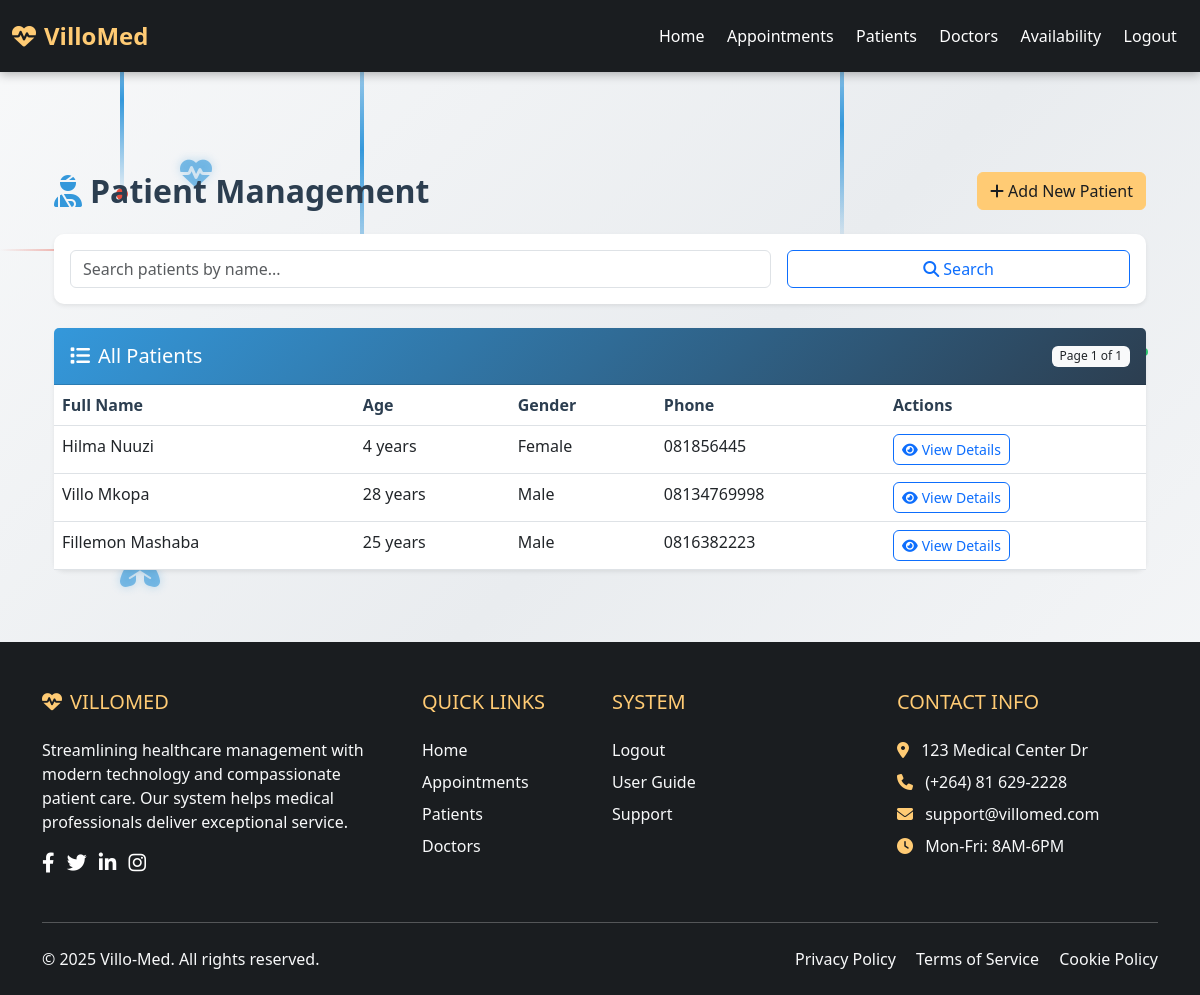
Page /patients (signed in) on the committed database.
### models.py (models this page shows)
class Patient(db.Model):
    __tablename__ = 'patient'
    id = db.Column(db.Integer, primary_key=True)
    first_name = db.Column(db.String(50), nullable=False)
    surname = db.Column(db.String(50), nullable=False)
    date_of_birth = db.Column(db.Date, nullable=False)  # Store date of birth
    gender = db.Column(db.String(10))
    phone = db.Column(db.String(15))
    date_created = db.Column(db.DateTime, default=datetime.utcnow)  # New field for creation date
    appointments = db.relationship('Appointment', back_populates='patient')
    @property
    def age(self):
        today = date.today()
        born = self.date_of_birth
        return today.year - born.year - ((today.month, today.day) < (born.month, born.day))

### app.py (the view)
@app.route('/patients')
@login_required
def patients():
    search_query = request.args.get('search', '')
    page = request.args.get('page', 1, type=int)
    per_page = 10  # Show 10 patients per page
    if search_query:
        query = Patient.query.filter(
            (Patient.first_name.ilike(f'%{search_query}%')) |
            (Patient.surname.ilike(f'%{search_query}%'))
        )
    else:
        query = Patient.query
    patients = query.order_by(Patient.date_created.desc()).paginate(
        page=page, per_page=per_page, error_out=False
    )
    total_pages = ceil(query.count() / per_page)
    date_today = date.today().strftime('%Y-%m-%d')
    return render_template('patients.html',
                         patients=patients.items,
                         search_query=search_query,
                         date_today=date_today,
                         page=page,
                         total_pages=total_pages)

### app.py (called while the page is built)
@login_manager.user_loader
def load_user(user_id):
    return User.query.get(int(user_id))

### templates/patients.html (shortened to what this page needs)
{% extends "base.html" %}
{% block content %}
<div class="container my-4">
    <div class="d-flex justify-content-between align-items-center mb-4">
        <h2 class="mb-0" style="color: #2c3e50; font-weight: 600;">
            <i class="fas fa-user-injured me-2" style="color: #3498db;"></i>Patient Management
        </h2>
        <button class="btn btn-primary" data-bs-toggle="modal" data-bs-target="#addPatientModal">
            <i class="fas fa-plus me-1"></i>Add New Patient
        </button>
    </div>
    <div class="card mb-4 shadow-sm">
        <div class="card-body">
            <form method="GET" action="{{ url_for('patients') }}" class="row g-3">
                <div class="col-md-8">
                    <input type="text" class="form-control" name="search" placeholder="Search patients by name..." value="{{ search_query }}">
                </div>
                <div class="col-md-4">
                    <button type="submit" class="btn btn-outline-primary w-100">
                        <i class="fas fa-search me-1"></i>Search
                    </button>
                </div>
            </form>
        </div>
    </div>
    <div class="card shadow-sm">
        <div class="card-header py-3 d-flex justify-content-between align-items-center" style="background: linear-gradient(135deg, #3498db, #2c3e50); color: white;">
            <h5 class="mb-0"><i class="fas fa-list me-2"></i>All Patients</h5>
            <span class="badge bg-light text-dark">Page {{ page }} of {{ total_pages }}</span>
        </div>
        <div class="card-body p-0">
            <div class="table-responsive">
                <table class="table table-hover mb-0">
                    <thead style="background-color: #ecf0f1;">
                        <tr>
                            <th>Full Name</th>
                            <th>Age</th>
                            <th>Gender</th>
                            <th>Phone</th>
                            <th>Actions</th>
                        </tr>
                    </thead>
                    <tbody>
                        {% for p in patients %}
                        <tr>
                            <td>{{ p.first_name }} {{ p.surname }}</td>
                            <td>{{ p.age }} years</td>
                            <td>{{ p.gender }}</td>
                            <td>{{ p.phone if p.phone else 'N/A' }}</td>
                            <td>
                                <button type="button" class="btn btn-sm btn-outline-primary" data-bs-toggle="modal" data-bs-target="#viewPatientModal{{ p.id }}">
                                    <i class="fas fa-eye me-1"></i>View Details
                                </button>
                            </td>
                        </tr>
                        {% else %}
                        <tr>
                            <td colspan="5" class="text-center py-4">No patients found.</td>
                        </tr>
                        {% endfor %}
                    </tbody>
                </table>
            </div>
        </div>
    </div>
</div>
{% endblock %}

### static/style.css (style rules this page uses)
body { position: relative; z-index: 1; }
body { padding-top: 76px; display: flex; flex-direction: column; min-height: 100vh; font-family: 'Segoe UI', Tahoma, Geneva, Verdana, sans-serif; }
html { scroll-behavior: smooth; }
.btn-primary { background-color: #FFCB74; border-color: #FFCB74; color: #1a1d20; font-weight: 600; }

### templates/patients.html (style rules this page uses)
body { background-color: #f8f9fa; font-family: 'Segoe UI', Tahoma, Geneva, Verdana, sans-serif; }
.card { border-radius: 10px; border: none; transition: transform 0.2s ease-in-out, box-shadow 0.2s ease-in-out; }
.btn { border-radius: 6px; font-weight: 500; transition: all 0.2s ease-in-out; }
.badge { font-weight: 500; }
.table th { font-weight: 600; color: #2c3e50; border-top: none; }

### rows in the picture
Patient: first_name "Hilma", surname "Nuuzi", age "4", gender "Female", phone "081856445"
Patient: first_name "Villo", surname "Mkopa", age "28", gender "Male", phone "08134769998"
Patient: first_name "Fillemon", surname "Mashaba", age "25", gender "Male", phone "0816382223"

### other values in the picture
{{ page }} "1"
{{ total_pages }} "1"
